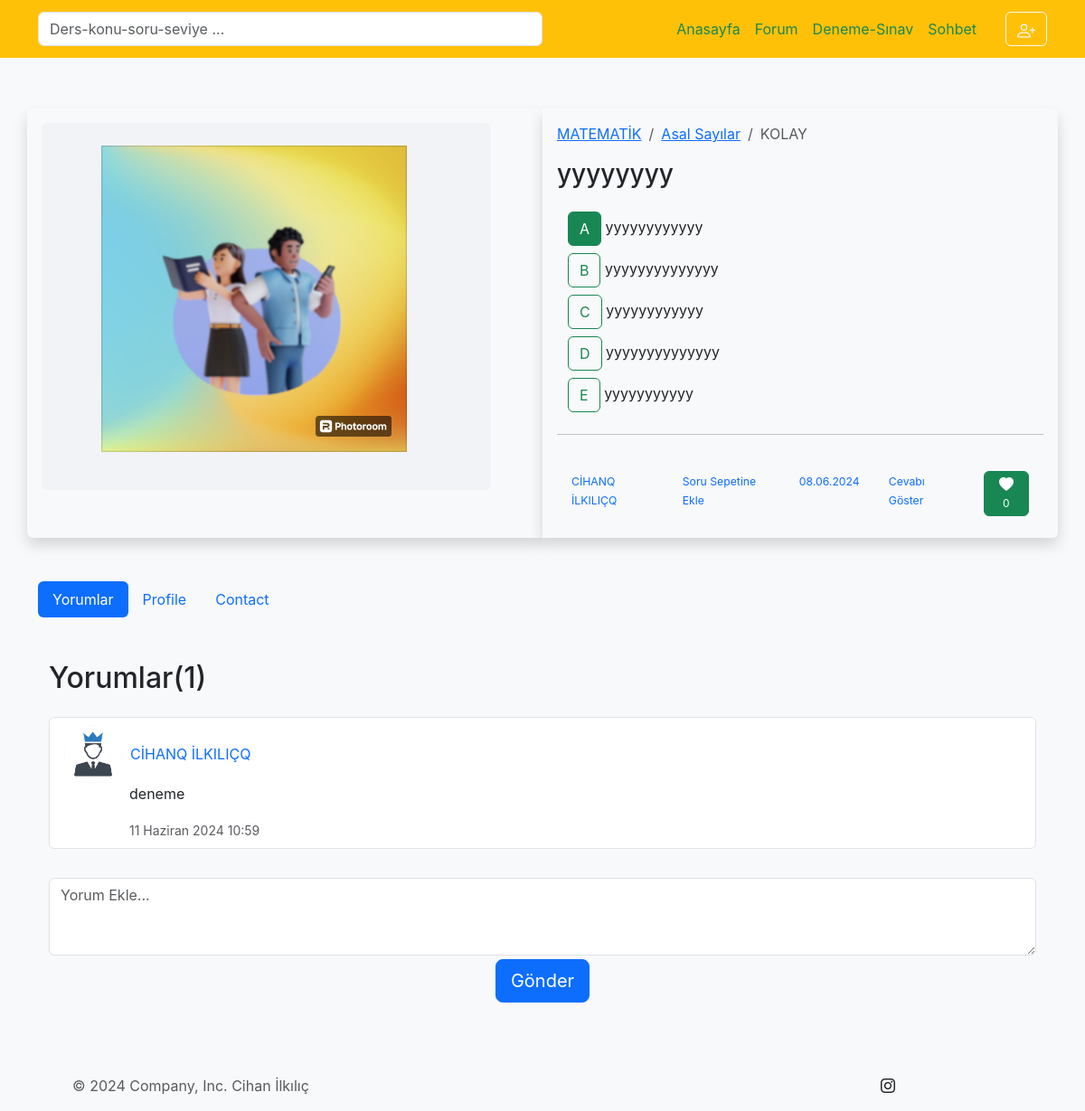
The app's page /question/question_detail/2/ with its own data.
### question/models.py (models this page shows, shortened)
class Question(models.Model):
    author=models.ForeignKey(User,on_delete = models.CASCADE,verbose_name="Soruyu Yazan",related_name="question_author")# bunu django hazır kullanıcı tablosundan alıyoruz
    Lessons=models.CharField(verbose_name="Ders Adı",null=True,max_length=50)
    Question_Image=models.ImageField(upload_to='question_images/',blank=True, null=True, verbose_name="Soruya Fotoğraf Ekleyin")
    Question=models.TextField(verbose_name="Soru")
    Ticket=models.TextField(verbose_name="Çoktan Seçmeli İçin Etiket Adı",blank=True, null=True)
    Cell_1=models.TextField(verbose_name="HÜCRE 1",blank=True, null=True)
    Cell_2=models.TextField(verbose_name="HÜCRE 2",blank=True, null=True)
    Choice_A=models.TextField(verbose_name="A Şıkkı",blank=True, null=True)
    Choice_B=models.TextField(verbose_name="B Şıkkı",blank=True, null=True)
    Choice_C=models.TextField(verbose_name="C Şıkkı",blank=True, null=True)
    Choice_D=models.TextField(verbose_name="D Şıkkı",blank=True, null=True)
    Choice_E=models.TextField(verbose_name="E Şıkkı",blank=True, null=True)
    Answer=models.TextField(verbose_name="Cevap")
    Classroom=models.CharField(verbose_name="Kaçıncı Sınıf Sorusu?",null=True,blank=False,max_length=10)
    Topics_Name=models.CharField(max_length=100,verbose_name="Konu Adı",null=True)
    Question_Types=models.CharField(verbose_name='SORU TİPLERİ',null=True,max_length=20)
    Level = models.CharField(default="KOLAY", max_length=6, blank=True)
    Caption=models.TextField(verbose_name='Açıklama',blank=True, null=True, max_length=150)
    Created_Date=models.DateTimeField(auto_now=True,verbose_name="Oluşturma Tarihi")
    class Meta:
        verbose_name_plural = "SORU EKLEME"

class Comment(models.Model):
    question = models.ForeignKey(Question,on_delete = models.CASCADE,verbose_name="Yorum Yapılan Makale",related_name="comments")#Article Sınıfımız
    comment_author = models.ForeignKey(User,on_delete = models.CASCADE,verbose_name="YORUM YAPAN")#Yorum Yapanın ismi
    comment_content = models.TextField(blank=True, null=True,verbose_name="Yorum")
    created_date = models.DateTimeField(auto_now=True,verbose_name="Oluşturma Tarihi")
    class Meta:
        verbose_name_plural = "YORUM EKLEME"

### question/views.py (the view)
# urls.py: path('question_detail/<int:id>/', views.question_detail, name='question_detail'),
def question_detail(request, id):
    detail = get_object_or_404(Question, id=id)
    like_count = Like.objects.filter(question=id).count()
    comment_content_show = Comment.objects.filter(question=id)
    author_names = []  # Yazar adlarını tutmak için boş bir liste oluştur
    for comment in comment_content_show:
        author_avatar = None
        author_profile = Profile.objects.filter(author=comment.comment_author).first()  # Yorumun yazarına ait Profile nesnesini al
        if author_profile:
            comment.author_avatar_url = author_profile.avatars.url if author_profile.avatars else None
        author_name = f"{comment.comment_author.first_name} {comment.comment_author.last_name}"
        author_names.append(author_name)
    cnt = comment_content_show.count()
    context = {
        'detail': detail,
        'author_names': author_names,  # Yazar adlarını context içinde gönder
        'comment_content_show': comment_content_show,
        'cnt': cnt,
        'like_count': like_count
    }
    return render(request, 'question/question_detail.html', context)

### templates/question/question_detail.html (shortened to what this page needs)
{% include 'base/layout.html' %}
{% block body %}
  <div class="container mt-5">
    <div class="row">
        <div class="col-md-6 shadow p-3 mb-5 bg-body-tertiary rounded-start">
          {% if detail.Question_Image %}
            <img id="Question_Image" name="Question_Image" src="{{ detail.Question_Image.url }}" class="img-fluid rounded mb-4" alt="Product Image">
            {% endif %}
        </div>
        <div class="col-md-6 shadow p-3 mb-5 bg-body-tertiary rounded-end">
          <nav aria-label="breadcrumb">
            <ol class="breadcrumb">
              <li class="breadcrumb-item"><a href="#">{{ detail.Lessons}}</a></li>
              <li class="breadcrumb-item"><a href="#">{{ detail.Topics_Name}}</a></li>
              <li class="breadcrumb-item active" aria-current="page">{{ detail.Level}}</li>
            </ol>
          </nav>
            <h3 class="mb-4" style="word-wrap:break-word;">{{ detail.Question}}</h3>
            <div class="btn-group-vertical container" role="group" aria-label="Vertical radio toggle button group">
              {% if detail.Question_Types == "Çoktan Seçmeli" %}
              {% if detail.Choice_A %}
              <div class="mb-2">
                <label class="btn btn-outline-success" for="vbtn-radio1">A</label>
                <span>{{ detail.Choice_A }}</span>
              </div>
              {% endif %}
              {% if detail.Choice_B %}
              <div class="mb-2">
                <label class="btn btn-outline-success" for="vbtn-radio2">B</label>
                <span>{{ detail.Choice_B }}</span>
              </div>
              {% endif %}
              {% if detail.Choice_C %}
              <div class="mb-2">
                <label class="btn btn-outline-success" for="vbtn-radio3">C</label>
                <span>{{ detail.Choice_C }}</span>
              </div>
              {% endif %}
              {% if detail.Choice_D %}
              <div class="mb-2">
                <label class="btn btn-outline-success" for="vbtn-radio4">D</label>
                <span>{{ detail.Choice_D }}</span>
              </div>
              {% endif %}
              {% if detail.Choice_E %}
              <div class="mb-2">
                <label class="btn btn-outline-success" for="vbtn-radio5">E</label>
                <span>{{ detail.Choice_E }}</span>
              </div>
              {% endif %}
            </div>
            {% endif %}
            <hr>
            <div class="d-flex justify-content-start">
              <div class="px-3">
                <p class="small text-muted mb-0 text-uppercase"><a class="small text-decoration-none" href="{% url "user:User_Profil" detail.author_id %}">{{detail.author.first_name}} {{detail.author.last_name}}</a></p>
              </div>
              <div class="px-3">
                <p class="small text-muted-info mb-0"><a class="small text-decoration-none saveButton" href="" data-user-id="{{detail.id}}">Soru Sepetine Ekle</a></p>
              </div>
              <div class="px-3 mb-2">
                <p class="small text-muted-info mb-0"><a class="small text-decoration-none" data-bs-toggle="modal" data-bs-target="#exampleModal" data-bs-whatever="@getbootstrap" href="#!">{{detail.Created_Date|date:"d.m.Y"}}</a></p>
              </div>
              <div class="px-3 mb-2">
                <p class="small text-muted-success mb-0"><a class="small text-decoration-none" id="btnanswer"  data-bs-toggle="modal" data-bs-target="#exampleModal" data-bs-whatever="@getbootstrap" href="#!">Cevabı Göster</a></p>
              </div>
              {% if user.is_authenticated %}
              <div class="px-3 mb-2">
                <p class="mb-1 h5 mt-4"></p>
                <button  class="btn btn-success" style="--bs-btn-padding-y: .25rem; --bs-btn-padding-x: .5rem; --bs-btn-font-size: .75rem;" id="like-btn" type="submit"data-questionid="{{ detail.pk }}" data-bs-toggle="modal" data-bs-target="#exampleModal" data-bs-whatever="@mdo">
              <span class="badge  ml-2 text-white">
                <svg xmlns="http://www.w3.org/2000/svg" width="16" height="16" fill="currentColor" class="bi bi-heart-fill" viewBox="0 0 16 16">
                  <path fill-rule="evenodd" d="M8 1.314C12.438-3.248 23.534 4.735 8 15-7.534 4.736 3.562-3.248 8 1.314"/>
                </svg>
                </span>
                <span id="like-count">{{ question.likes.count }}</span>
              </button>
              </div>
              {% else %}
             <div class="px-3 mb-2">
                <button  class="btn btn-success" style="--bs-btn-padding-y: .25rem; --bs-btn-padding-x: .5rem; --bs-btn-font-size: .75rem;"  >
              <span class="badge  ml-2 text-white">
                <svg xmlns="http://www.w3.org/2000/svg" width="16" height="16" fill="currentColor" class="bi bi-heart-fill" viewBox="0 0 16 16">
                  <path fill-rule="evenodd" d="M8 1.314C12.438-3.248 23.534 4.735 8 15-7.534 4.736 3.562-3.248 8 1.314"/>
                </svg>
                </span>
                <span >{{ like_count }}</span>
              </button>
              </div>
              {% endif %}
            </div>
        </div>
    </div>
</div>
  <div class="container bg-light">
    <ul class="nav nav-pills mb-3" id="pills-tab" role="tablist">
      <li class="nav-item" role="presentation">
        <button class="nav-link active" id="pills-home-tab" data-bs-toggle="pill" data-bs-target="#pills-home" type="button" role="tab" aria-controls="pills-home" aria-selected="true">Yorumlar</button>
      </li>
      <li class="nav-item" role="presentation">
        <button class="nav-link" id="pills-profile-tab" data-bs-toggle="pill" data-bs-target="#pills-profile" type="button" role="tab" aria-controls="pills-profile" aria-selected="false">Profile</button>
      </li>
      <li class="nav-item" role="presentation">
        <button class="nav-link" id="pills-contact-tab" data-bs-toggle="pill" data-bs-target="#pills-contact" type="button" role="tab" aria-controls="pills-contact" aria-selected="false">Contact</button>
      </li>
    </ul>
    <div class="tab-content" id="pills-tabContent">
      <div class="tab-pane fade show active" id="pills-home" role="tabpanel" aria-labelledby="pills-home-tab">
        <div class="container mt-5">
          <h2 class="text-start mb-4">Yorumlar({{cnt}})</h2>
          <ul class="list-group" style="max-height: 500px; overflow-y: auto;">
            {% for comm in comment_content_show %}
            <li class="list-group-item mb-2">
              <div class="media">
                <div class="d-flex align-items-center">
                  {% if comm.author_avatar_url %}
                  <img src="{{ comm.author_avatar_url }}" class="mr-3 rounded-circle" style="width: 64px; height: 64px;">
                  {% else %}
                  <img src="https://i.tmgrup.com.tr/gq/original/17-06/22/user_male_circle_filled1600.png" class="mr-3 rounded-circle" style="width: 64px; height: 64px;">
                  {% endif %}
                  <div class="media-body">
                      <p class="text-uppercase mb-0">
                          <a class="link-offset-2 link-offset-3-hover link-underline link-underline-opacity-0 link-underline-opacity-75-hover" href="{% url "user:User_Profil" comm.comment_author.pk %}">
                            &nbsp; {{ comm.comment_author.first_name }} {{ comm.comment_author.last_name }}
                          </a>
                      </p>
                </div>
              </div>
              <div class="d-flex align-items-center">
                &nbsp; &nbsp; &nbsp; &nbsp; &nbsp; &nbsp; &nbsp; &nbsp;&nbsp;<p class="mt-0">{{ comm.comment_content }}</p>
            </div>
            <div class="d-flex align-items-center">
              &nbsp; &nbsp; &nbsp; &nbsp; &nbsp; &nbsp; &nbsp; &nbsp;&nbsp;<small class="text-muted">{{ comm.created_date }}</small>
          </div>
              </div>
            </li>
            {% endfor %}
          </ul>
          <div class="mt-4">
            <form method="post" action="{% url 'question:add_comment' detail.id %}">
              <div class="form-group mb-1">
                <textarea class="form-control" name="comment_content" rows="3" placeholder="Yorum Ekle..."></textarea>
              </div>
              <div class="d-flex justify-content-center mt-1">
                <button type="submit" class="btn btn-primary btn-block  btn-lg">Gönder</button>
              </div>
            </form>
          </div>
        </div>
      </div>
    </div>
      </div>
  {% endblock body %}
{% include 'base/footer.html' %}

### templates/base/navbar.html (style rules this page uses)
body { font-family: -apple-system, BlinkMacSystemFont, 'Segoe UI', Roboto, Oxygen, Ubuntu, Cantarell, 'Open Sans', 'Helvetica Neue', sans-serif; background-color: #f8f9fa; padding-top: 20px; }

### records on screen
Question: Question_Image (picture), Lessons "MATEMATİK", Topics_Name "Asal Sayılar", Level "KOLAY", Question "yyyyyyyy", Choice_A "yyyyyyyyyyyy", Choice_B "yyyyyyyyyyyyyy", Choice_C "yyyyyyyyyyyy", Choice_D "yyyyyyyyyyyyyy", Choice_E "yyyyyyyyyyy", author.first_name "CİHANQ", author.last_name "İLKILIÇQ", Created_Date "08.06.2024"
Comment: comment_author.first_name "CİHANQ", comment_author.last_name "İLKILIÇQ", comment_content "deneme", created_date "11 Haziran 2024 10:59"

### other values on screen
{{ like_count }} "0"
{{ cnt }} "1"
